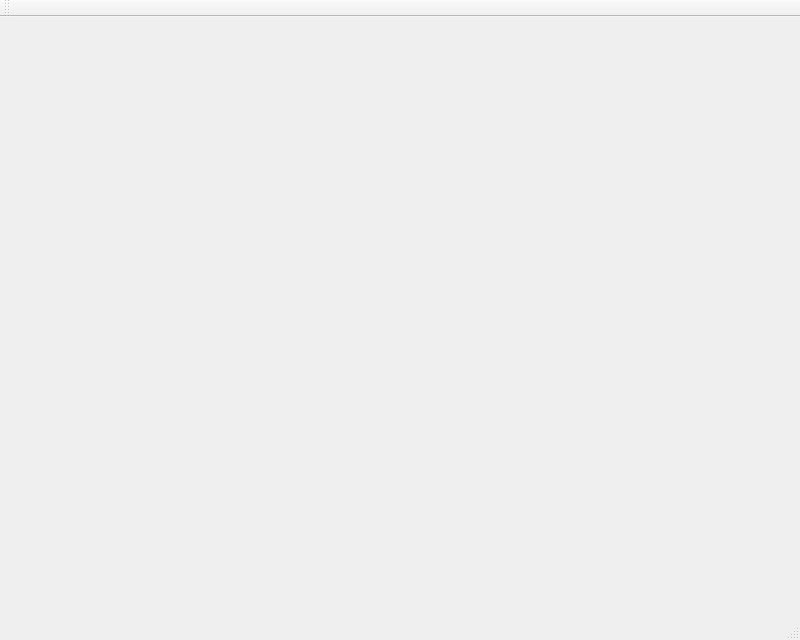
<?xml version="1.0" encoding="UTF-8"?>
<ui version="4.0">
 <class>MainWindow</class>
 <widget class="QMainWindow" name="MainWindow">
  <property name="geometry">
   <rect>
    <x>0</x>
    <y>0</y>
    <width>800</width>
    <height>640</height>
   </rect>
  </property>
  <property name="windowTitle">
   <string>MainWindow</string>
  </property>
  <widget class="QWidget" name="centralWidget"/>
  <widget class="QMenuBar" name="menuBar">
   <property name="geometry">
    <rect>
     <x>0</x>
     <y>0</y>
     <width>800</width>
     <height>21</height>
    </rect>
   </property>
  </widget>
  <widget class="QToolBar" name="mainToolBar">
   <attribute name="toolBarArea">
    <enum>TopToolBarArea</enum>
   </attribute>
   <attribute name="toolBarBreak">
    <bool>false</bool>
   </attribute>
  </widget>
  <widget class="QStatusBar" name="statusBar"/>
 </widget>
 <layoutdefault spacing="6" margin="11"/>
 <resources/>
 <connections/>
</ui>
